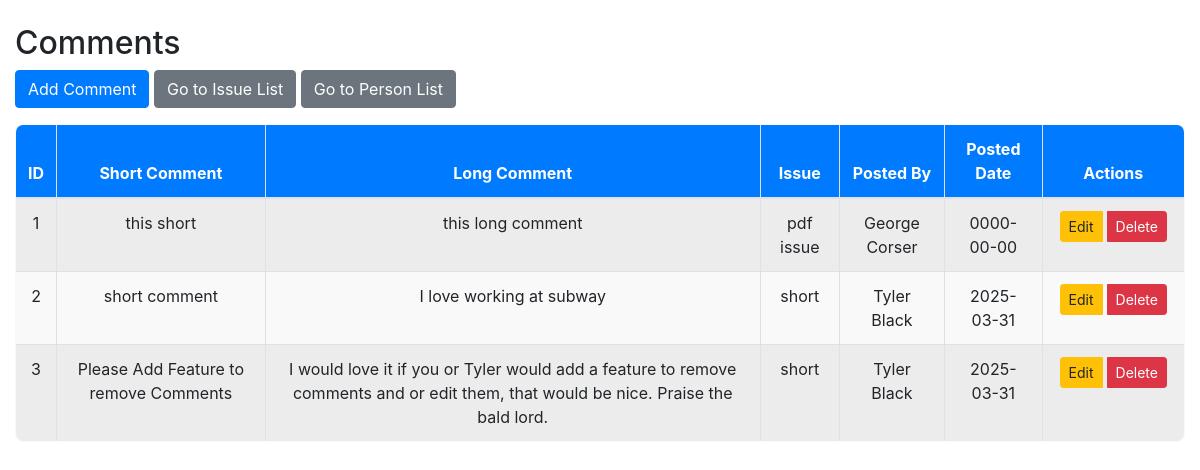
Before: /comment_list.php (signed in) with the older database file.
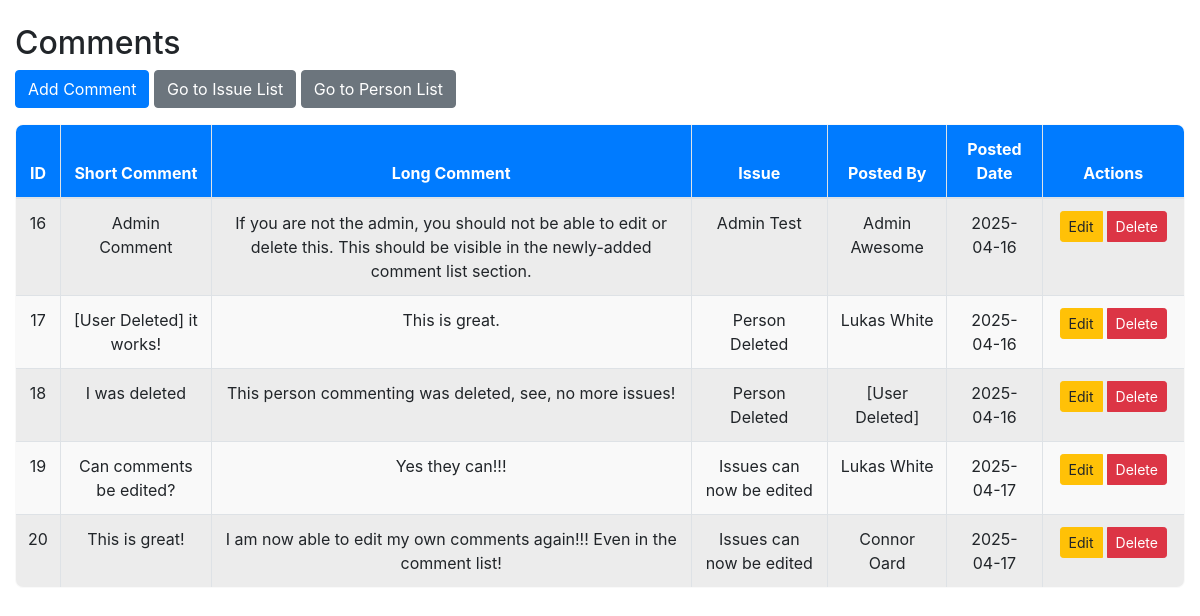
After: the same page with the newer database file.
### tables this page shows
CREATE TABLE `iss_comments` (
  `id` int(11) NOT NULL,
  `per_id` int(11) NOT NULL,
  `iss_id` int(11) NOT NULL,
  `short_comment` varchar(255) NOT NULL,
  `long_comment` text NOT NULL,
  `posted_date` date NOT NULL
);

CREATE TABLE `iss_persons` (
  `id` int(11) NOT NULL,
  `fname` varchar(255) NOT NULL,
  `lname` varchar(255) NOT NULL,
  `mobile` varchar(255) NOT NULL,
  `email` varchar(255) NOT NULL,
  `pwd_hash` varchar(255) NOT NULL,
  `pwd_salt` varchar(255) NOT NULL,
  `admin` varchar(255) NOT NULL
);

### comment_list.php (the view, shortened to what this page needs)
<?php
include 'config.php';
$user = $_SESSION['user'];
$stmt = $conn->prepare("SELECT c.id, c.short_comment, c.long_comment, c.posted_date, c.per_id,
                        COALESCE(i.short_description, 'None') as short_description,
                        p.fname, p.lname
                        FROM iss_comments c
                        LEFT JOIN iss_issues i ON c.iss_id = i.id
                        LEFT JOIN iss_persons p ON c.per_id = p.id");
$stmt->execute();
$comments_result = $stmt->get_result();
?>
<!DOCTYPE html>
<html lang="en">
<head>
    <link rel="stylesheet" href="https://stackpath.bootstrapcdn.com/bootstrap/4.5.0/css/bootstrap.min.css">
</head>
<body>
<div class="container mt-4">
    <h2>Comments</h2>
    <button class="btn btn-primary mb-3" data-toggle="modal" data-target="#addCommentModal">Add Comment</button>
    <a href="issue_list.php" class="btn btn-secondary mb-3 ms-2">Go to Issue List</a>
    <a href="persons_list.php" class="btn btn-secondary mb-3 ms-2">Go to Person List</a>
    <div class="table-container">
        <table class="table table-bordered table-striped table-hover">
            <thead>
                <tr>
                    <th>ID</th>
                    <th>Short Comment</th>
                    <th>Long Comment</th>
                    <th>Issue</th>
                    <th>Posted By</th>
                    <th>Posted Date</th>
                    <th>Actions</th>
                </tr>
            </thead>
            <tbody>
                <?php while ($comment = $comments_result->fetch_assoc()): ?>
                    <tr>
                        <td><?php echo htmlspecialchars($comment['id']); ?></td>
                        <td><?php echo htmlspecialchars($comment['short_comment']); ?></td>
                        <td><?php echo htmlspecialchars($comment['long_comment']); ?></td>
                        <td><?php echo htmlspecialchars($comment['short_description']); ?></td>
                        <td>
                        <?php
                                if ($comment['fname'] === null && $comment['lname'] === null) {
                                    echo "[User Deleted]";
                                } else {
                                    echo htmlspecialchars($comment['fname'] . ' ' . $comment['lname']);
                                }
                            ?>
                        </td>
                        <td><?php echo htmlspecialchars($comment['posted_date']); ?></td>
                        <td>
                            <?php if ($user['admin'] == 1 || $user['id'] == $comment['per_id']): ?>
                                <div class="btn-group">
                                    <button class="btn btn-warning btn-sm" data-toggle="modal" data-target="#editCommentModal" data-id="<?php echo $comment['id']; ?>" data-short-comment="<?php echo htmlspecialchars($comment['short_comment']); ?>" data-long-comment="<?php echo htmlspecialchars($comment['long_comment']); ?>">Edit</button>
                                    <a href="comment_list.php?delete_comment_id=<?php echo $comment['id']; ?>" class="btn btn-danger btn-sm" onclick="return confirm('Are you sure you want to delete this comment?');">Delete</a>
                                </div>
                            <?php endif; ?>
                        </td>
                    </tr>
                <?php endwhile; ?>
            </tbody>
        </table>
    </div>
</div>
</body>
</html>

Changed rows visible on the page:
removed iss_comments: id "1", short_comment "this short", long_comment "this long comment", short_description "pdf issue", iss_persons.fname+lname "George Corser", posted_date "0000-00-00"
removed iss_comments: id "2", short_comment "short comment", long_comment "I love working at subway", short_description "short", iss_persons.fname+lname "Tyler Black", posted_date "2025-03-31"
removed iss_comments: id "3", short_comment "Please Add Feature to remove Comments", long_comment "I would love it if you or Tyler would add a feature to remove comments and or edit them, that would be nice. Praise the bald lord.", short_description "short", iss_persons.fname+lname "Tyler Black", posted_date "2025-03-31"
added iss_comments: id "16", short_comment "Admin Comment", long_comment "If you are not the admin, you should not be able to edit or delete this. This should be visible in the newly-added comment list section.", short_description "Admin Test", iss_persons.fname+lname "Admin Awesome", posted_date "2025-04-16"
added iss_comments: id "17", short_comment "[User Deleted] it works!", long_comment "This is great.", short_description "Person Deleted", iss_persons.fname+lname "Lukas White", posted_date "2025-04-16"
added iss_comments: id "18", short_comment "I was deleted", long_comment "This person commenting was deleted, see, no more issues!", short_description "Person Deleted", shows "[User Deleted]", posted_date "2025-04-16"
added iss_comments: id "19", short_comment "Can comments be edited?", long_comment "Yes they can!!!", short_description "Issues can now be edited", iss_persons.fname+lname "Lukas White", posted_date "2025-04-17"
added iss_comments: id "20", short_comment "This is great!", long_comment "I am now able to edit my own comments again!!! Even in the comment list!", short_description "Issues can now be edited", iss_persons.fname+lname "Connor Oard", posted_date "2025-04-17"
